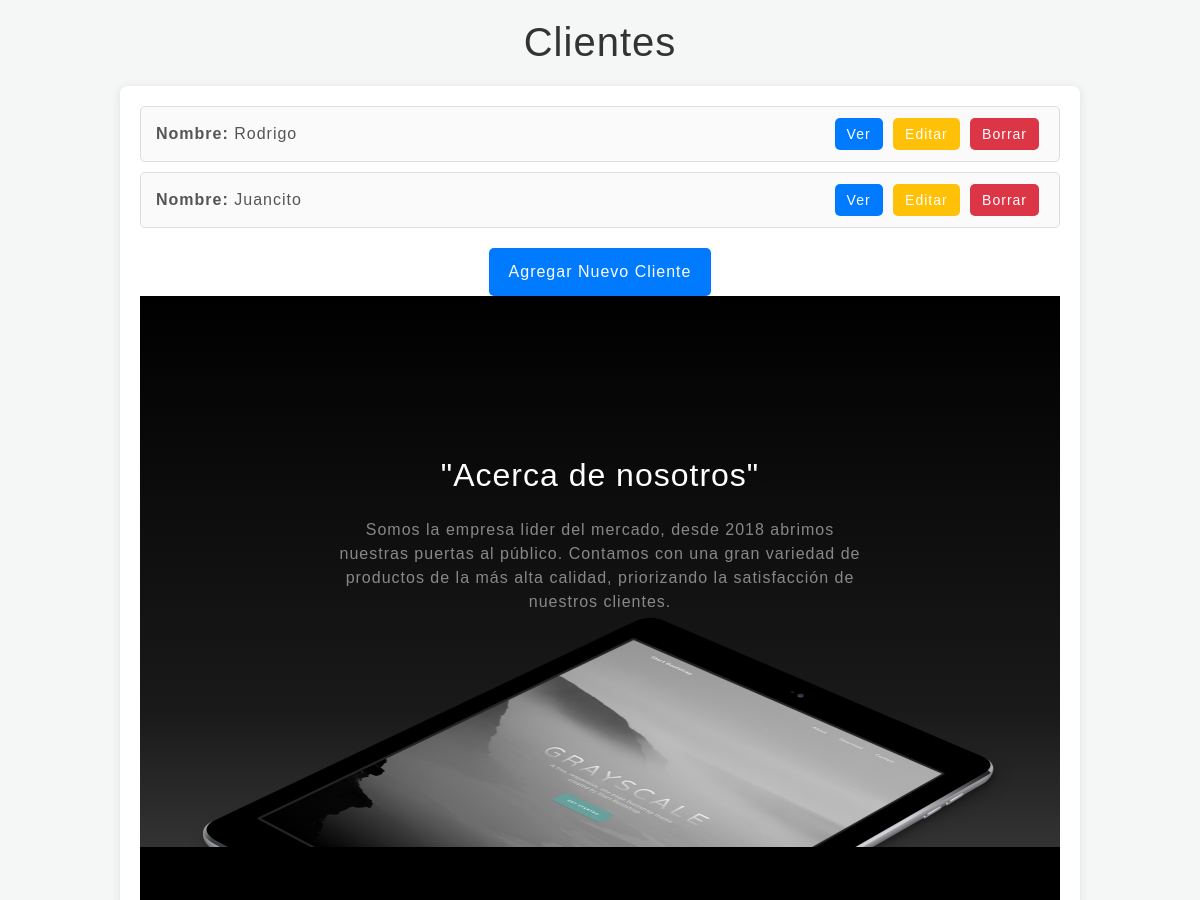
The app's page /cliente/lista/ (middle part), older data.
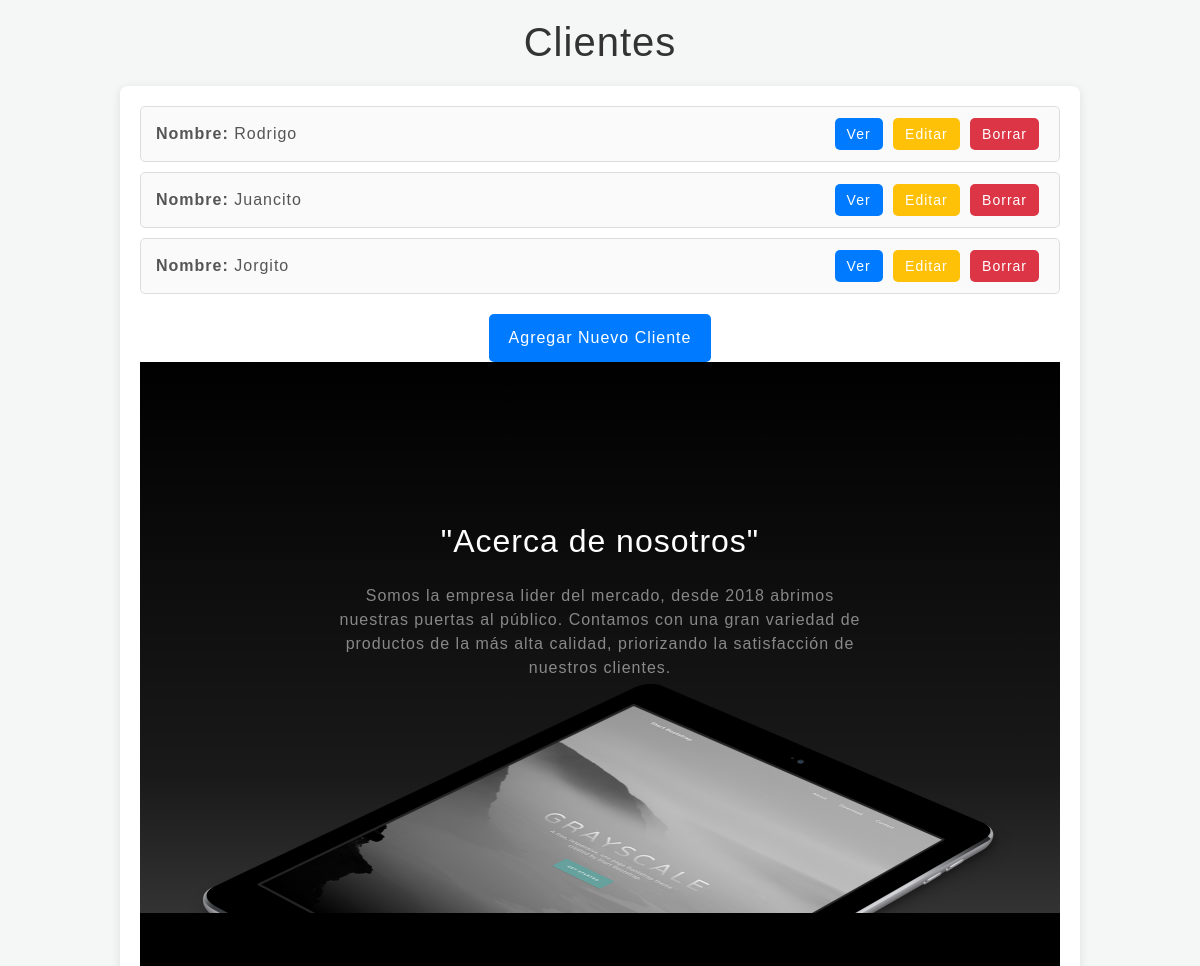
The same page, newer data.
### AppGasco/models.py (models this page shows, shortened)
class Cliente(models.Model):
    nombre_cliente = models.CharField(max_length=40)
    apellido = models.CharField(max_length=40)
    email = models.EmailField()
    telefono = models.CharField (max_length=20)
    direccion = models.TextField()

### AppGasco/views_clases.py (the view)
# urls.py: path('cliente/lista/', views_clases.ClienteListView.as_view(), name='List_Cliente'),
class ClienteListView(ListView):
    model = Cliente  # Modelo con el que trabaja esta vista
    template_name = "appgasco/Vistas_Clase_Cliente/cliente_list.html"  # Plantilla para renderizar la lista

### AppGasco/templates/appgasco/Vistas_Clase_Cliente/cliente_list.html (shortened to what this page needs)
{% extends 'AppGasco/index.html' %}
{% load static %}
{% block main %}
<h1>Clientes</h1>
<div class="cliente-list">
    {% if object_list %}
        <ul>
            {% for cliente in object_list %}
                <li>
                    <p><strong>Nombre:</strong> {{ cliente.nombre_cliente }}</p>
                    <div class="actions">
                        <a href="{% url 'Detail_Cliente' cliente.pk %}" class="btn-view">Ver</a>
                        <a href="{% url 'Edit_Cliente' cliente.pk %}" class="btn-edit">Editar</a>
                        <a href="{% url 'Delete_Cliente' cliente.pk %}" class="btn-delete">Borrar</a>
                    </div>
                </li>
            {% endfor %}
        </ul>
    {% else %}
        <p class="empty-message">No hay clientes disponibles.</p>
    {% endif %}
    <div class="actions-global">
        <a href="{% url 'New_Cliente' %}" class="btn-new">Agregar Nuevo Cliente</a>
    </div>
{% endblock main %}

Row changes from the older to the newer data that the page shows:
added Cliente: nombre_cliente "Jorgito"
